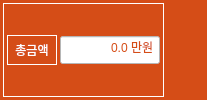
    <widget class="QFrame" name="frame_113">
     <property name="font">
      <font>
       <family>나눔고딕 ExtraBold</family>
       <pointsize>9</pointsize>
       <weight>9</weight>
       <italic>false</italic>
       <bold>false</bold>
      </font>
     </property>
     <property name="styleSheet">
      <string notr="true">background-color: rgb(213, 77, 23);
font: 75 9pt &quot;나눔고딕 ExtraBold&quot;;</string>
     </property>
     <layout class="QHBoxLayout" name="horizontalLayout_260">
      <property name="leftMargin">
       <number>3</number>
      </property>
      <property name="topMargin">
       <number>3</number>
      </property>
      <property name="rightMargin">
       <number>3</number>
      </property>
      <property name="bottomMargin">
       <number>3</number>
      </property>
      <item>
       <widget class="QFrame" name="horizontalFrame_17">
        <property name="styleSheet">
         <string notr="true">color: rgb(255, 255, 255);</string>
        </property>
        <property name="frameShape">
         <enum>QFrame::Box</enum>
        </property>
        <layout class="QHBoxLayout" name="horizontalLayout_88">
         <property name="spacing">
          <number>3</number>
         </property>
         <property name="leftMargin">
          <number>3</number>
         </property>
         <property name="topMargin">
          <number>3</number>
         </property>
         <property name="rightMargin">
          <number>3</number>
         </property>
         <property name="bottomMargin">
          <number>3</number>
         </property>
         <item>
          <widget class="QLabel" name="label_33">
           <property name="sizePolicy">
            <sizepolicy hsizetype="Preferred" vsizetype="Fixed">
             <horstretch>0</horstretch>
             <verstretch>0</verstretch>
            </sizepolicy>
           </property>
           <property name="minimumSize">
            <size>
             <width>50</width>
             <height>30</height>
            </size>
           </property>
           <property name="maximumSize">
            <size>
             <width>50</width>
             <height>16777215</height>
            </size>
           </property>
           <property name="font">
            <font>
             <family>나눔고딕 ExtraBold</family>
             <pointsize>9</pointsize>
             <weight>9</weight>
             <italic>false</italic>
             <bold>false</bold>
            </font>
           </property>
           <property name="styleSheet">
            <string notr="true">background-color: rgb(213, 77, 23);
color: rgb(255, 255, 255);</string>
           </property>
           <property name="frameShape">
            <enum>QFrame::Box</enum>
           </property>
           <property name="text">
            <string>총금액</string>
           </property>
           <property name="alignment">
            <set>Qt::AlignCenter</set>
           </property>
          </widget>
         </item>
         <item>
          <widget class="QDoubleSpinBox" name="doubleSpinBox_totalCost">
           <property name="minimumSize">
            <size>
             <width>100</width>
             <height>30</height>
            </size>
           </property>
           <property name="styleSheet">
            <string notr="true">background-color: rgb(255, 255, 255);
color: rgb(213, 77, 23);</string>
           </property>
           <property name="alignment">
            <set>Qt::AlignRight|Qt::AlignTrailing|Qt::AlignVCenter</set>
           </property>
           <property name="buttonSymbols">
            <enum>QAbstractSpinBox::NoButtons</enum>
           </property>
           <property name="prefix">
            <string/>
           </property>
           <property name="suffix">
            <string> 만원</string>
           </property>
           <property name="decimals">
            <number>1</number>
           </property>
           <property name="minimum">
            <double>0.000000000000000</double>
           </property>
           <property name="maximum">
            <double>500.000000000000000</double>
           </property>
           <property name="singleStep">
            <double>1.000000000000000</double>
           </property>
           <property name="value">
            <double>0.000000000000000</double>
           </property>
          </widget>
         </item>
        </layout>
       </widget>
      </item>
      <item>
       <spacer name="horizontalSpacer_61">
        <property name="orientation">
         <enum>Qt::Horizontal</enum>
        </property>
        <property name="sizeHint" stdset="0">
         <size>
          <width>40</width>
          <height>20</height>
         </size>
        </property>
       </spacer>
      </item>
     </layout>
    </widget>
